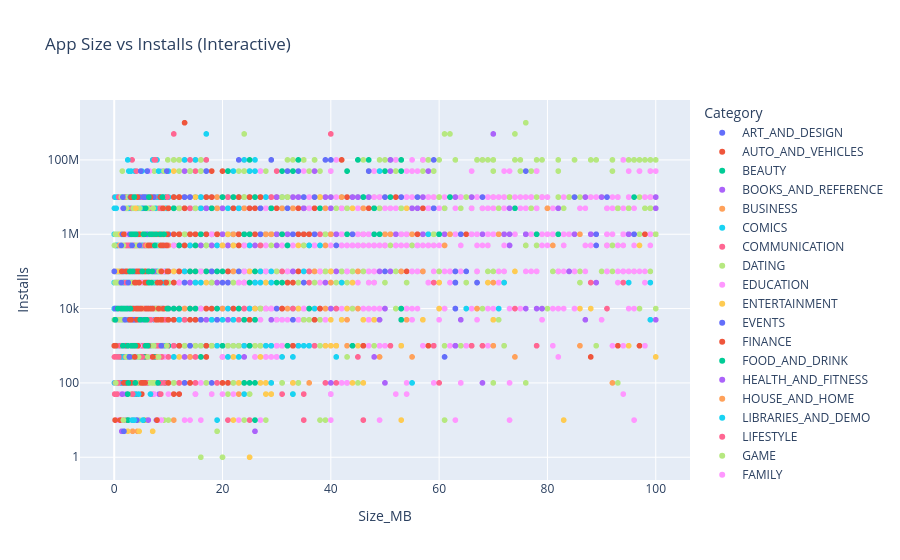

Here is the notebook cell this chart was saved with:
### Markdown cell above
## Interactive plotly chart

### Code cell
import plotly.express as px

fig = px.scatter(apps, x='Size_MB', y='Installs', color='Category',
                 hover_name='App', log_y=True,
                 title='App Size vs Installs (Interactive)')
fig.show()
